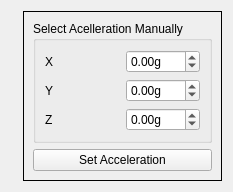
    <widget class="QWidget" name="tabManual">
     <attribute name="icon">
      <iconset resource="../../resource/std.qrc">
       <normaloff>:/icons/manchoose.png</normaloff>:/icons/manchoose.png</iconset>
     </attribute>
     <attribute name="title">
      <string>Manual Selection </string>
     </attribute>
     <layout class="QGridLayout" name="gridLayout">
      <item row="0" column="0" rowspan="2">
       <widget class="QFrame" name="frame">
        <property name="frameShape">
         <enum>QFrame::Box</enum>
        </property>
        <property name="frameShadow">
         <enum>QFrame::Plain</enum>
        </property>
        <widget class="QGroupBox" name="groupBox">
         <property name="geometry">
          <rect>
           <x>0</x>
           <y>0</y>
           <width>261</width>
           <height>281</height>
          </rect>
         </property>
         <property name="title">
          <string>Select Activity Manually</string>
         </property>
         <property name="flat">
          <bool>false</bool>
         </property>
         <widget class="QListWidget" name="manualActivity">
          <property name="geometry">
           <rect>
            <x>10</x>
            <y>20</y>
            <width>191</width>
            <height>221</height>
           </rect>
          </property>
          <property name="frameShape">
           <enum>QFrame::StyledPanel</enum>
          </property>
          <property name="frameShadow">
           <enum>QFrame::Sunken</enum>
          </property>
          <property name="alternatingRowColors">
           <bool>false</bool>
          </property>
          <property name="textElideMode">
           <enum>Qt::ElideRight</enum>
          </property>
          <item>
           <property name="text">
            <string comment="0" extracomment="Unknown Activity / Activity could not be dected successfully">Unknown</string>
           </property>
           <property name="toolTip">
            <string>An activity is taking place, but the activity sensor cannot recognize the actual activity</string>
           </property>
           <property name="statusTip">
            <string/>
           </property>
          </item>
          <item>
           <property name="text">
            <string comment="1" extracomment="Resting: Activity Sensor reports no reasonable activity">Resting</string>
           </property>
           <property name="toolTip">
            <string>Patient is resting / acitivity sensor detects activity below treshold</string>
           </property>
           <property name="statusTip">
            <string/>
           </property>
          </item>
          <item>
           <property name="text">
            <string comment="2" extracomment="Person is walking">Walking</string>
           </property>
           <property name="toolTip">
            <string>Patient is walking</string>
           </property>
           <property name="statusTip">
            <string comment="Patient is "/>
           </property>
          </item>
          <item>
           <property name="text">
            <string comment="3" extracomment="Person is running">Running</string>
           </property>
           <property name="toolTip">
            <string>Patient is running</string>
           </property>
           <property name="statusTip">
            <string/>
           </property>
          </item>
         </widget>
         <widget class="QPushButton" name="pbSetActivity">
          <property name="geometry">
           <rect>
            <x>10</x>
            <y>240</y>
            <width>191</width>
            <height>27</height>
           </rect>
          </property>
          <property name="text">
           <string>Set Activity</string>
          </property>
          <property name="icon">
           <iconset resource="../../resource/std.qrc">
            <normaloff>:/icons/manchoose.png</normaloff>:/icons/manchoose.png</iconset>
          </property>
         </widget>
        </widget>
       </widget>
      </item>
      <item row="0" column="1">
       <widget class="QFrame" name="frame_2">
        <property name="frameShape">
         <enum>QFrame::Box</enum>
        </property>
        <property name="frameShadow">
         <enum>QFrame::Plain</enum>
        </property>
        <widget class="QGroupBox" name="groupBox_3">
         <property name="geometry">
          <rect>
           <x>10</x>
           <y>10</y>
           <width>191</width>
           <height>121</height>
          </rect>
         </property>
         <property name="title">
          <string>XMLRPC</string>
         </property>
         <widget class="QLabel" name="labelXmlRpcState">
          <property name="geometry">
           <rect>
            <x>0</x>
            <y>70</y>
            <width>81</width>
            <height>41</height>
           </rect>
          </property>
          <property name="autoFillBackground">
           <bool>false</bool>
          </property>
          <property name="frameShape">
           <enum>QFrame::Box</enum>
          </property>
          <property name="frameShadow">
           <enum>QFrame::Plain</enum>
          </property>
          <property name="text">
           <string>idle</string>
          </property>
          <property name="alignment">
           <set>Qt::AlignCenter</set>
          </property>
         </widget>
         <widget class="QLabel" name="labelXmlRpcStateRaw">
          <property name="geometry">
           <rect>
            <x>100</x>
            <y>70</y>
            <width>81</width>
            <height>41</height>
           </rect>
          </property>
          <property name="autoFillBackground">
           <bool>false</bool>
          </property>
          <property name="frameShape">
           <enum>QFrame::Box</enum>
          </property>
          <property name="frameShadow">
           <enum>QFrame::Plain</enum>
          </property>
          <property name="text">
           <string>idle</string>
          </property>
          <property name="alignment">
           <set>Qt::AlignCenter</set>
          </property>
         </widget>
         <widget class="QLabel" name="label_27">
          <property name="geometry">
           <rect>
            <x>10</x>
            <y>50</y>
            <width>61</width>
            <height>16</height>
           </rect>
          </property>
          <property name="text">
           <string>activity</string>
          </property>
         </widget>
         <widget class="QLabel" name="label_28">
          <property name="geometry">
           <rect>
            <x>130</x>
            <y>50</y>
            <width>51</width>
            <height>16</height>
           </rect>
          </property>
          <property name="text">
           <string>raw</string>
          </property>
         </widget>
         <widget class="QCheckBox" name="cbActivateManualXmlRPC">
          <property name="geometry">
           <rect>
            <x>10</x>
            <y>20</y>
            <width>91</width>
            <height>21</height>
           </rect>
          </property>
          <property name="text">
           <string>Activate</string>
          </property>
         </widget>
        </widget>
       </widget>
      </item>
      <item row="0" column="2" rowspan="2">
       <widget class="QFrame" name="frame_7">
        <property name="frameShape">
         <enum>QFrame::Box</enum>
        </property>
        <property name="frameShadow">
         <enum>QFrame::Plain</enum>
        </property>
        <layout class="QGridLayout" name="gridLayout_4">
         <item row="0" column="0">
          <widget class="QGroupBox" name="groupBox_8">
           <property name="title">
            <string>Select Acelleration Manually</string>
           </property>
           <property name="flat">
            <bool>false</bool>
           </property>
           <layout class="QGridLayout" name="gridLayout_2">
            <item row="3" column="1">
             <widget class="QDoubleSpinBox" name="dsAccY">
              <property name="suffix">
               <string comment="g" extracomment="Erdbeschleunigung">g</string>
              </property>
              <property name="minimum">
               <double>-5.000000000000000</double>
              </property>
              <property name="maximum">
               <double>5.000000000000000</double>
              </property>
             </widget>
            </item>
            <item row="2" column="1">
             <widget class="QDoubleSpinBox" name="dsAccX">
              <property name="suffix">
               <string comment="g" extracomment="Erdbeschleunigung">g</string>
              </property>
              <property name="minimum">
               <double>-5.000000000000000</double>
              </property>
              <property name="maximum">
               <double>5.000000000000000</double>
              </property>
             </widget>
            </item>
            <item row="3" column="0">
             <widget class="QLabel" name="label_7">
              <property name="text">
               <string>Y</string>
              </property>
             </widget>
            </item>
            <item row="2" column="0">
             <widget class="QLabel" name="label_6">
              <property name="text">
               <string>X</string>
              </property>
             </widget>
            </item>
            <item row="4" column="1">
             <widget class="QDoubleSpinBox" name="dsAccZ">
              <property name="suffix">
               <string comment="g" extracomment="Erdbeschleunigung">g</string>
              </property>
              <property name="minimum">
               <double>-5.000000000000000</double>
              </property>
              <property name="maximum">
               <double>5.000000000000000</double>
              </property>
             </widget>
            </item>
            <item row="4" column="0">
             <widget class="QLabel" name="label_8">
              <property name="text">
               <string>Z</string>
              </property>
             </widget>
            </item>
           </layout>
          </widget>
         </item>
         <item row="1" column="0">
          <widget class="QPushButton" name="pbSetAcceleration">
           <property name="text">
            <string>Set Acceleration</string>
           </property>
           <property name="icon">
            <iconset resource="../../resource/std.qrc">
             <normaloff>:/icons/manchoose.png</normaloff>:/icons/manchoose.png</iconset>
           </property>
          </widget>
         </item>
        </layout>
       </widget>
      </item>
      <item row="1" column="1">
       <widget class="QFrame" name="frame_8">
        <property name="frameShape">
         <enum>QFrame::Box</enum>
        </property>
        <property name="frameShadow">
         <enum>QFrame::Plain</enum>
        </property>
        <widget class="QGroupBox" name="groupBox_9">
         <property name="geometry">
          <rect>
           <x>10</x>
           <y>0</y>
           <width>211</width>
           <height>131</height>
          </rect>
         </property>
         <property name="title">
          <string>HE2mT SDI </string>
         </property>
         <widget class="QCheckBox" name="cbActivateManualHe2mt">
          <property name="geometry">
           <rect>
            <x>10</x>
            <y>20</y>
            <width>91</width>
            <height>21</height>
           </rect>
          </property>
          <property name="text">
           <string>Activate</string>
          </property>
         </widget>
         <widget class="QLabel" name="labelHe2mtState">
          <property name="geometry">
           <rect>
            <x>0</x>
            <y>60</y>
            <width>181</width>
            <height>41</height>
           </rect>
          </property>
          <property name="autoFillBackground">
           <bool>false</bool>
          </property>
          <property name="frameShape">
           <enum>QFrame::Box</enum>
          </property>
          <property name="frameShadow">
           <enum>QFrame::Plain</enum>
          </property>
          <property name="text">
           <string>idle</string>
          </property>
          <property name="alignment">
           <set>Qt::AlignCenter</set>
          </property>
         </widget>
        </widget>
       </widget>
      </item>
     </layout>
    </widget>
